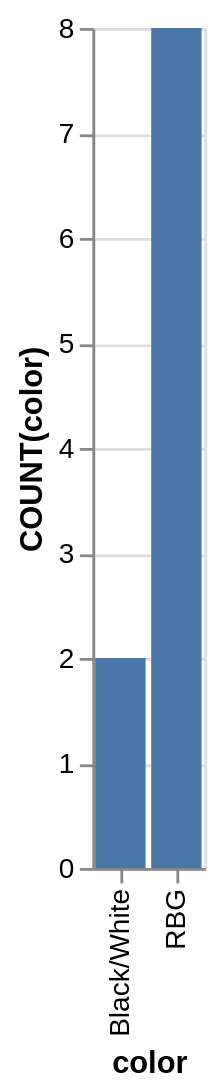

Here is the Vega-Lite specification saved for this chart:
### Vega-Lite specification from a JSON file in a GitHub repository (floating-point values rounded to 4 significant figures)
{"data": {"values": [{"x_data": "Black/White", "y_data": 2}, {"x_data": "RBG", "y_data": 8}]}, "mark": "bar", "encoding": {"x": {"field": "x_data", "type": "nominal", "title": "color", "sort": {"op": "sum", "field": "y_data", "order": "ascending"}}, "y": {"field": "y_data", "type": "quantitative", "title": "COUNT(color)"}}}
